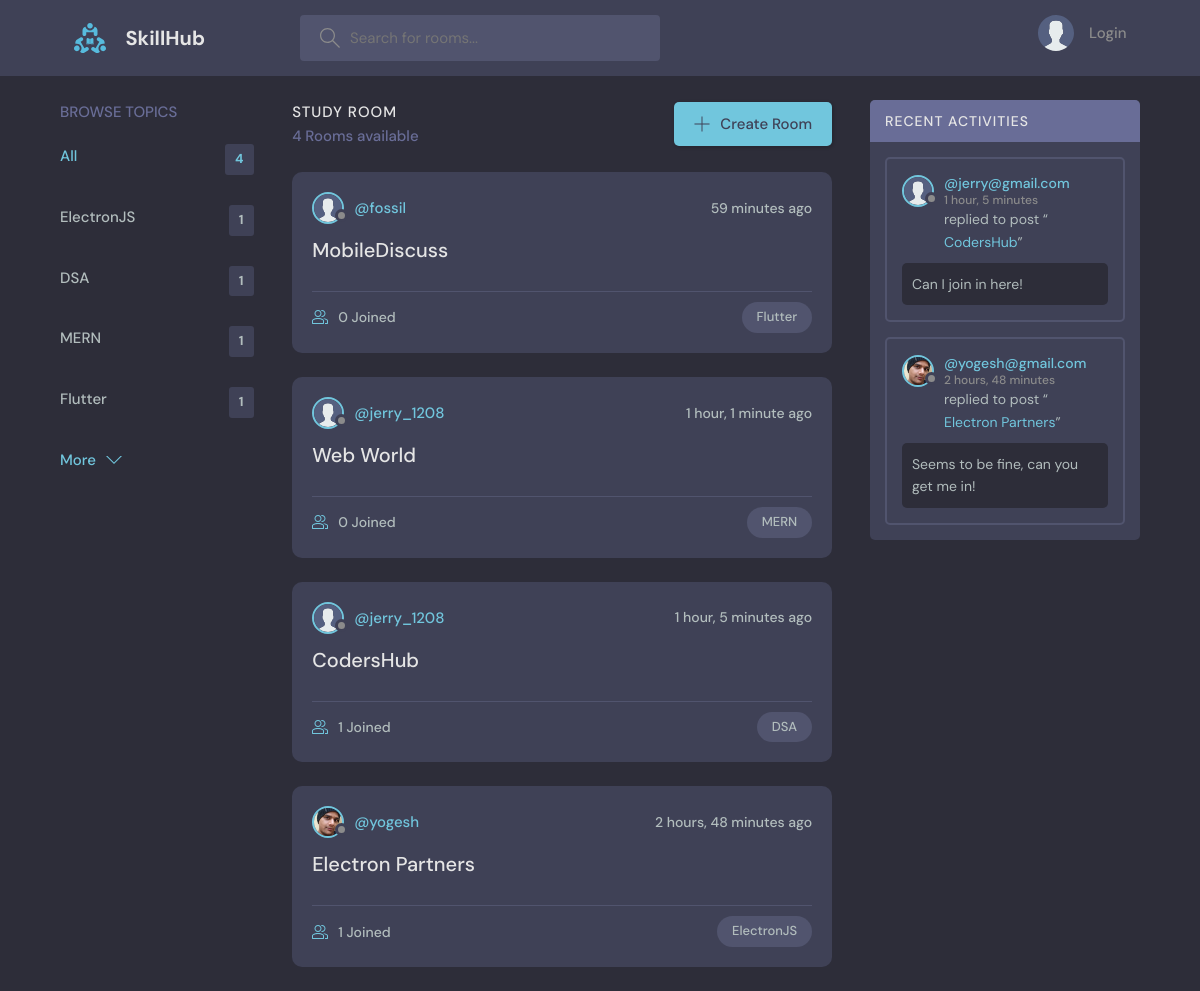
The page / on the database its author committed.
### base/models.py (models this page shows, shortened)
class Topic(models.Model):
    name = models.CharField(max_length=200)

class Room(models.Model):
    host = models.ForeignKey(User, on_delete=models.SET_NULL, null=True)
    topic =  models.ForeignKey(Topic, on_delete=models.SET_NULL, null=True)
    name = models.CharField(max_length=200)
    description = models.TextField(null=True, blank=True)
    participants = models.ManyToManyField(User,related_name='participants',blank=True)
    updated = models.DateTimeField(auto_now=True)
    created = models.DateTimeField(auto_now_add=True)
    class Meta:
        ordering = ['-updated','-created'] # newest first
    def __str__(self):
        return self.name

class User(AbstractUser):
    name = models.CharField(max_length = 200, null = True)
    email = models.EmailField(null = True,unique = True)
    bio = models.TextField(null = True)
    avatar = models.ImageField(null=True, default="avatar.svg")
    USERNAME_FIELD = 'email'
    REQUIRED_FIELDS = []

class Message(models.Model):
    user = models.ForeignKey(User, on_delete=models.CASCADE)
    room = models.ForeignKey(Room, on_delete=models.CASCADE) # if room gets deleted, all children will be deleted
    body = models.TextField()
    updated = models.DateTimeField(auto_now=True)
    created = models.DateTimeField(auto_now_add=True)
    class Meta:
        ordering = ['-updated','-created']

### base/views.py (the view)
# urls.py: path('',views.Home, name="home"),
def Home(request):
    q = request.GET.get('q') if request.GET.get('q') != None else ''
    rooms = Room.objects.filter(
        Q(topic__name__icontains=q) |
        Q(name__icontains=q) |
        Q(description__icontains=q)
        ) # contains is CASE SENSITIVE ----------> icontains ===> NOT CASE SENSITIVE
    topics = Topic.objects.all()[0:5]
    room_count = rooms.count()
    room_messages = Message.objects.filter(Q(room__topic__name__icontains=q))
    context = {'rooms' : rooms, 'topics': topics, 'room_count': room_count, 'room_messages': room_messages}
    return render(request, 'base/home.html', context)

### base/templates/base/home.html (shortened to what this page needs)
{% extends 'main.html' %}
{% block content %}
  <main class="layout layout--3">
    <div class="container">
      {% include 'base/topics_component.html' %}
      <div class="roomList">
        <div class="roomList__header">
          <div>
            <h2>Study Room</h2>
            <p>{{room_count}} Rooms available</p>
          </div>
          <a class="btn btn--main" href="{% url 'create-room' %}">
            <svg version="1.1" xmlns="http://www.w3.org/2000/svg" width="32" height="32" viewBox="0 0 32 32">
              <title>add</title>
              <path
                d="M16.943 0.943h-1.885v14.115h-14.115v1.885h14.115v14.115h1.885v-14.115h14.115v-1.885h-14.115v-14.115z"
              ></path>
            </svg>
            Create Room
          </a>
        </div>
        {% include 'base/feed_component.html' %}
      </div>
      {% include 'base/activity_component.html' %}
    </div>
  </main>
{% endblock %}

### base/templates/base/topics_component.html
<div class="topics">
    <div class="topics__header">
        <h2>Browse Topics</h2>
    </div>
    <ul class="topics__list">
        <li>
        <a href="{% url 'home' %}" class="active">All <span>{{topics.count}}</span></a>
        </li>
        {% for topic in topics %}
        <li>
        <a href="{% url 'home' %}?q={{topic.name}}">{{topic.name}}<span>{{topic.room_set.all.count}}</span></a>
        </li>
        {% endfor %}
    </ul>
    <a class="btn btn--link" href="{% url 'topics' %}">
        More
        <svg version="1.1" xmlns="http://www.w3.org/2000/svg" width="32" height="32" viewBox="0 0 32 32">
        <title>chevron-down</title>
        <path d="M16 21l-13-13h-3l16 16 16-16h-3l-13 13z"></path>
        </svg>
    </a>
</div>

### base/templates/base/feed_component.html (shortened to what this page needs)
{% for room in rooms %}
<div class="roomListRoom">
    <div class="roomListRoom__header">
      <a href="{% url 'user-profile' room.host.id %}" class="roomListRoom__author">
        <div class="avatar avatar--small">
          <img src="{{room.host.avatar.url}}" />
        </div>
        <span>@{{room.host.username}}</span>
      </a>
      <div class="roomListRoom__actions">
        <span>{{room.created|timesince}} ago</span>
      </div>
    </div>
    <div class="roomListRoom__content">
      <a href="{% url 'rooms' room.id %}">{{room.name}}</a>
    </div>
    <div class="roomListRoom__meta">
      <a href="{% url 'rooms' room.id %}" class="roomListRoom__joined">
        {{room.participants.all.count}} Joined
      </a>
      <p class="roomListRoom__topic">{{room.topic.name}}</p>
    </div>
</div>
{% endfor %}

### base/templates/base/activity_component.html (shortened to what this page needs)
<div class="activities">
    <div class="activities__header">
      <h2>Recent Activities</h2>
    </div>
    {% for message in room_messages %}
    <div class="activities__box">
      <div class="activities__boxHeader roomListRoom__header">
        <a href="{% url 'user-profile' message.user.id %}" class="roomListRoom__author">
          <div class="avatar avatar--small">
            <img src="{{message.user.avatar.url}}" />
          </div>
          <p>
            @{{message.user}}
            <span>{{message.created|timesince}}</span>
          </p>
        </a>
      </div>
      <div class="activities__boxContent">
        <p>replied to post “<a href="{% url 'rooms' message.room.id %}">{{message.room}}</a>”</p>
        <div class="activities__boxRoomContent">
          {{message.body}}
        </div>
      </div>
    </div>
    {% endfor %}
  </div>

### rows shown on the page
Topic: name "ElectronJS", room_set.all.count "1"
Topic: name "DSA", room_set.all.count "1"
Topic: name "MERN", room_set.all.count "1"
Topic: name "Flutter", room_set.all.count "1"
Room: host.avatar (placeholder picture), host.username "fossil", created "59 minutes", name "MobileDiscuss", participants.all.count "0", topic.name "Flutter"
Room: host.avatar (placeholder picture), host.username "jerry_1208", created "1 hour, 1 minute", name "Web World", participants.all.count "0", topic.name "MERN"
Room: host.avatar (placeholder picture), host.username "jerry_1208", created "1 hour, 5 minutes", name "CodersHub", participants.all.count "1", topic.name "DSA"
Room: host.avatar (picture), host.username "yogesh", created "2 hours, 48 minutes", name "Electron Partners", participants.all.count "1", topic.name "ElectronJS"
Message: user.avatar (placeholder picture), user "jerry@gmail.com", created "1 hour, 5 minutes", room "CodersHub", body "Can I join in here!"
Message: user.avatar (picture), user "yogesh@gmail.com", created "2 hours, 48 minutes", room "Electron Partners", body "Seems to be fine, can you get me in!"

### other values the page prints
{{ topics.count }} "4"
{{ room_count }} "4"
